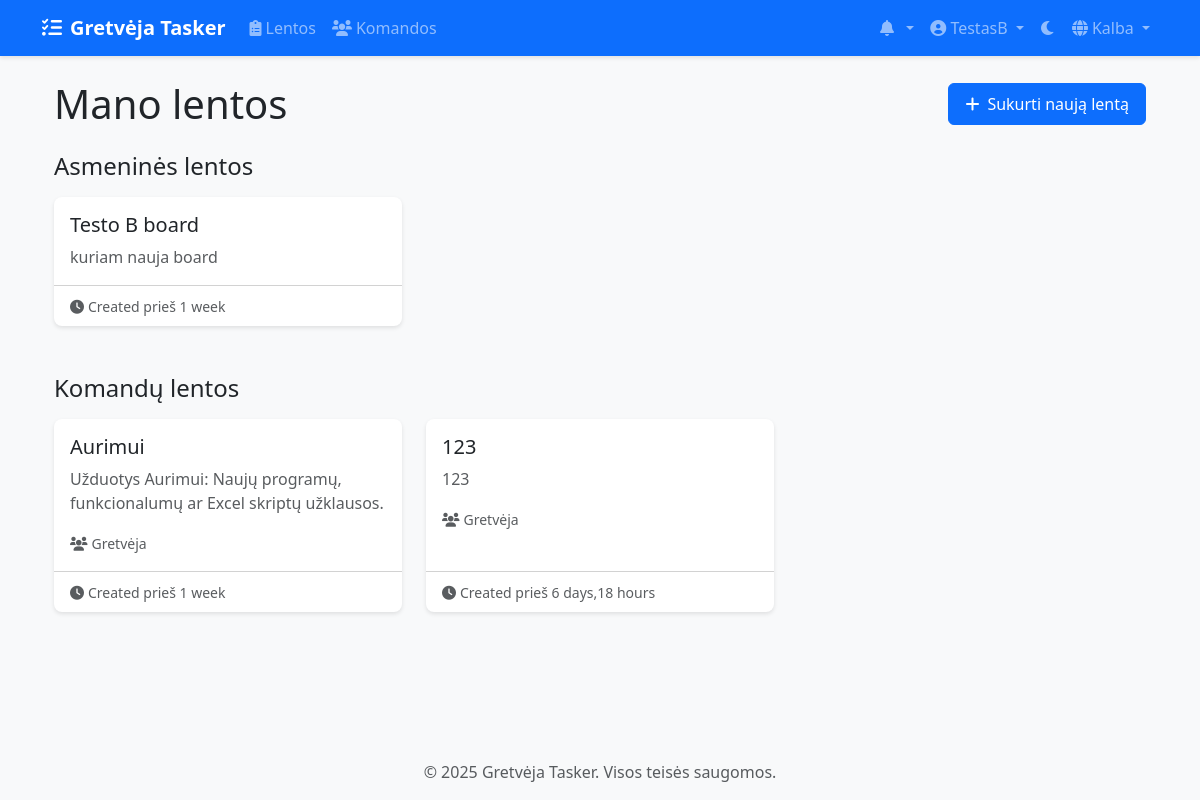
The page /lt/boards/ (signed in) on the database its author committed.
### accounts/models.py (models this page shows, shortened)
class CustomUser(AbstractUser):
    email = models.EmailField(_('email address'), unique=True)
    avatar = models.ImageField(upload_to='avatars/', null=True, blank=True)
    bio = models.TextField(max_length=500, blank=True)
    theme_preference = models.CharField(
        max_length=10,
        choices=[('light', 'Light'), ('dark', 'Dark')],
        default='light'
    )
    notification_preferences = models.JSONField(
        default=dict,
        help_text=_('User notification preferences')
    )
    class Meta:
        verbose_name = _('user')
        verbose_name_plural = _('users')

### boards/models.py (models this page shows, shortened)
class Board(models.Model):
    title = models.CharField(max_length=200)
    description = models.TextField(blank=True)
    created_at = models.DateTimeField(auto_now_add=True)
    updated_at = models.DateTimeField(auto_now=True)
    owner = models.ForeignKey(
        settings.AUTH_USER_MODEL,
        on_delete=models.CASCADE,
        related_name='owned_boards'
    )
    team = models.ForeignKey(
        Team,
        on_delete=models.CASCADE,
        related_name='boards',
        null=True,
        blank=True
    )

### teams/models.py (models this page shows, shortened)
class Team(models.Model):
    name = models.CharField(max_length=100)
    description = models.TextField(blank=True)
    created_at = models.DateTimeField(auto_now_add=True)
    updated_at = models.DateTimeField(auto_now=True)
    owner = models.ForeignKey(
        settings.AUTH_USER_MODEL,
        on_delete=models.CASCADE,
        related_name='owned_teams'
    )
    members = models.ManyToManyField(
        settings.AUTH_USER_MODEL,
        through='TeamMembership',
        related_name='teams'
    )

### boards/views/board_views.py (the view)
# urls.py: path('', views.board_list, name='board_list'),
@login_required
def board_list(request):
    personal_boards, team_boards = BoardService.get_user_boards(request.user)
    return render(request, 'boards/board_list.html', {
        'personal_boards': personal_boards,
        'team_boards': team_boards
    })

### boards/services/board_service.py (called while the page is built)
    @staticmethod
    def get_user_boards(user):
        personal_boards = Board.objects.filter(owner=user, team__isnull=True)
        team_boards = Board.objects.filter(team__members=user)
        return personal_boards, team_boards

### templates/boards/board_list.html (shortened to what this page needs)
{% extends 'base.html' %}
{% load static %}
{% load i18n %}
{% block content %}
<div class="container">
    <div class="d-flex justify-content-between align-items-center mb-4">
        <h1 class="mb-0">{% trans "My Boards" %}</h1>
        <a href="{% url 'boards:board_create' %}" class="btn btn-primary">
            <i class="fas fa-plus me-2"></i>{% trans "Create New Board" %}
        </a>
    </div>
    <div class="mb-5">
        <h2 class="h4 mb-3">{% trans "Personal Boards" %}</h2>
        {% if personal_boards %}
            <div class="row row-cols-1 row-cols-md-2 row-cols-lg-3 g-4">
                {% for board in personal_boards %}
                    <div class="col">
                        <div class="card h-100 board-card">
                            <div class="card-body">
                                <h5 class="card-title">
                                    <a href="{% url 'boards:board_detail' board_id=board.id %}" class="text-decoration-none text-dark">
                                        {{ board.title }}
                                    </a>
                                </h5>
                                <p class="card-text text-muted">{{ board.description|truncatechars:100 }}</p>
                            </div>
                            <div class="card-footer bg-transparent">
                                <small class="text-muted">
                                    <i class="fas fa-clock me-1"></i>{% trans "Created" %} {% trans "ago" %} {{ board.created_at|timesince }}
                                </small>
                            </div>
                        </div>
                    </div>
                {% endfor %}
            </div>
        {% else %}
            <div class="alert alert-info">
                <i class="fas fa-info-circle me-2"></i>{% trans "You don't have any personal boards yet." %}
            </div>
        {% endif %}
    </div>
    <div>
        <h2 class="h4 mb-3">{% trans "Team Boards" %}</h2>
        {% if team_boards %}
            <div class="row row-cols-1 row-cols-md-2 row-cols-lg-3 g-4">
                {% for board in team_boards %}
                    <div class="col">
                        <div class="card h-100 board-card">
                            <div class="card-body">
                                <h5 class="card-title">
                                    <a href="{% url 'boards:board_detail' board_id=board.id %}" class="text-decoration-none text-dark">
                                        {{ board.title }}
                                    </a>
                                </h5>
                                <p class="card-text text-muted">{{ board.description|truncatechars:100 }}</p>
                                <p class="card-text">
                                    <small class="text-muted">
                                        <i class="fas fa-users me-1"></i>{{ board.team.name }}
                                    </small>
                                </p>
                            </div>
                            <div class="card-footer bg-transparent">
                                <small class="text-muted">
                                    <i class="fas fa-clock me-1"></i>{% trans "Created" %} {% trans "ago" %} {{ board.created_at|timesince }}
                                </small>
                            </div>
                        </div>
                    </div>
                {% endfor %}
            </div>
        {% else %}
            <div class="alert alert-info">
                <i class="fas fa-info-circle me-2"></i>{% trans "You don't have any team boards yet." %}
            </div>
        {% endif %}
    </div>
</div>
{% endblock %}

### templates/base.html (shortened to what this page needs)
{% load static %}
{% load compress %}
{% load i18n %}
<!DOCTYPE html>
<html lang="{{ LANGUAGE_CODE }}" data-bs-theme="light">
<head>
    <link href="https://cdn.jsdelivr.net/npm/bootstrap@5.3.2/dist/css/bootstrap.min.css" rel="stylesheet">
    <link href="https://cdnjs.cloudflare.com/ajax/libs/font-awesome/6.0.0/css/all.min.css" rel="stylesheet">
    <link href="https://cdn.jsdelivr.net/npm/select2@4.1.0-rc.0/dist/css/select2.min.css" rel="stylesheet">
    <link href="https://cdn.jsdelivr.net/npm/select2-bootstrap-5-theme@1.3.0/dist/select2-bootstrap-5-theme.min.css" rel="stylesheet">
    {% compress css %}
    <link href="{% static 'css/style.css' %}" rel="stylesheet">
    {% endcompress %}
</head>
<body>
    <nav class="navbar navbar-expand-lg navbar-dark bg-primary">
        <div class="container">
            <a class="navbar-brand" href="{% url 'home' %}">
                <i class="fas fa-tasks me-2"></i>{% trans "Gretvėja Tasker" %}
            </a>
            <div class="collapse navbar-collapse" id="navbarNav">
                <ul class="navbar-nav me-auto">
                    {% if user.is_authenticated %}
                        <li class="nav-item">
                            <a class="nav-link" href="{% url 'boards:board_list' %}">
                                <i class="fas fa-clipboard-list me-1"></i>{% trans "Boards" %}
                            </a>
                        </li>
                        <li class="nav-item">
                            <a class="nav-link" href="{% url 'teams:team_list' %}">
                                <i class="fas fa-users me-1"></i>{% trans "Teams" %}
                            </a>
                        </li>
                    {% endif %}
                </ul>
                <ul class="navbar-nav">
                    {% if user.is_authenticated %}
                        <li class="nav-item dropdown">
                            <a class="nav-link dropdown-toggle" href="#" id="notificationsDropdown" role="button" data-bs-toggle="dropdown">
                                <i class="fas fa-bell me-1"></i>
                            </a>
                        </li>
                        <li class="nav-item dropdown">
                            <a class="nav-link dropdown-toggle" href="#" id="userDropdown" role="button" data-bs-toggle="dropdown">
                                {% if user.avatar %}
                                    <img src="{{ user.avatar.url }}" alt="{% trans 'Avatar' %}" class="rounded-circle" width="24" height="24">
                                {% else %}
                                    <i class="fas fa-user-circle"></i>
                                {% endif %}
                                {{ user.username }}
                            </a>
                        </li>
                    {% endif %}
                    <li class="nav-item">
                        <button class="btn nav-link" id="theme-toggle">
                            <i class="fas fa-moon"></i>
                        </button>
                    </li>
                    <li class="nav-item dropdown">
                        <a class="nav-link dropdown-toggle" href="#" id="languageDropdown" role="button" data-bs-toggle="dropdown">
                            <i class="fas fa-globe me-1"></i>{% trans "Language" %}
                        </a>
                                {% get_current_language as CURRENT_LANGUAGE %}
                                {% get_available_languages as LANGUAGES %}
                    </li>
                </ul>
            </div>
        </div>
    </nav>
    <main class="container my-4">
        {% block content %}{% endblock %}
    </main>
    <footer class="footer mt-auto py-3 bg-light">
        <div class="container text-center">
            <span class="text-muted">© {% now "Y" %} Gretvėja Tasker. {% trans "All rights reserved." %}</span>
        </div>
    </footer>
</body>
</html>

### static/css/style.css (style rules this page uses)
:root { --primary-color: #0d6efd; --secondary-color: #6c757d; --success-color: #198754; --info-color: #0dcaf0; --warning-color: #ffc107; --danger-color: #dc3545; --light-color: #f8f9fa; --dark-color: #212529; --todo-color: #ff6b6b; --doing-color: #ffd93d; --done-color: #6bcb77; --rejected-color: #4d96ff; }
body { min-height: 100vh; display: flex; flex-direction: column; background-color: var(--bs-gray-100); }
main { flex: 1; }
.navbar { box-shadow: 0 2px 4px rgba(0,0,0,0.1); }
.navbar-brand { font-weight: bold; }
.card { border-radius: 0.5rem; box-shadow: 0 0.125rem 0.25rem rgba(0,0,0,0.075); transition: transform 0.2s ease-in-out; border: none; }
.btn { border-radius: 0.375rem; padding: 0.5rem 1rem; font-weight: 500; transition: all 0.2s ease; }
.btn-primary { background-color: var(--primary-color); border-color: var(--primary-color); color: white; }

### templates/boards/board_list.html (style rules this page uses)
.board-card { transition: transform 0.2s ease-in-out; border: none; box-shadow: 0 2px 4px rgba(0,0,0,0.1); }

### rows shown on the page
CustomUser: username "TestasB"
Board: title "Testo B board", description "kuriam nauja board", created_at "1 week"
Board: title "Aurimui", description "Užduotys Aurimui: Naujų programų, funkcionalumų ar Excel skriptų užklausos.", team.name "Gretvėja", created_at "1 week"
Board: title "123", description "123", team.name "Gretvėja", created_at "6 days,18 hours"
